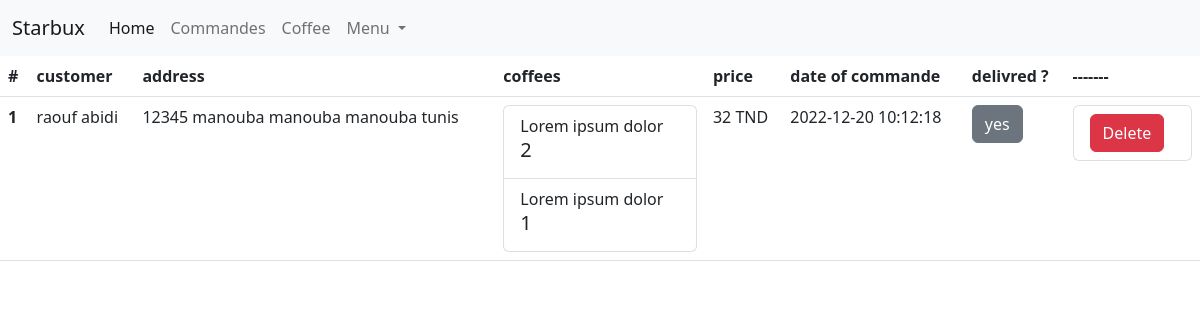
Screenshot of /admin/index.php?role=admin&tache=commandes (signed in) with the database file from the repository.
### tables this page shows
CREATE TABLE `commandes` (
  `id` int(11) NOT NULL,
  `customer_id` int(11) NOT NULL,
  `price` float NOT NULL,
  `delivred` varchar(5) NOT NULL DEFAULT 'non',
  `delivred_by` int(11) DEFAULT NULL,
  `created_at` datetime NOT NULL,
  `delivred_at` datetime DEFAULT NULL
);

CREATE TABLE `users` (
  `id` int(11) NOT NULL,
  `name` varchar(20) NOT NULL,
  `family_name` varchar(20) NOT NULL,
  `email` varchar(50) NOT NULL,
  `password` varchar(500) NOT NULL,
  `city` varchar(20) NOT NULL,
  `adress` varchar(50) NOT NULL,
  `zip_code` varchar(5) NOT NULL,
  `created_at` date NOT NULL
);

CREATE TABLE `coffee_per_commande` (
  `id` int(11) NOT NULL,
  `quantity` int(11) NOT NULL DEFAULT 1,
  `coffee_id` int(11) NOT NULL,
  `commande_id` int(11) NOT NULL
);

CREATE TABLE `coffee` (
  `id` int(11) NOT NULL,
  `name` varchar(50) NOT NULL,
  `libelle` varchar(250) NOT NULL,
  `image_name` varchar(50) NOT NULL,
  `price` float NOT NULL,
  `currency` varchar(5) NOT NULL DEFAULT 'TND'
);

### admin/commandes.php (the view, shortened to what this page needs)
<?php
$request="SELECT * FROM Commandes";
$response=$connex->query($request);
$rows=$response->fetchAll();
$cmp=1;
?>
<table class="table">
  <thead>
    <tr>
      <th scope="col">#</th>
      <th scope="col">customer </th>
      <th scope="col">address </th>
      <th scope="col">coffees</th>
      <th scope="col">price</th>
      <th scope="col">date of commande</th>
      <th scope="col">delivred ?</th>
      <th scope="col">-------</th>
    </tr>
  </thead>
  <tbody>
    <?php foreach($rows AS $row){ ?>
      <?php
      $request="SELECT * FROM Users WHERE id=:id";
      $response=$connex->prepare($request);
      $params=array("id"=>$row['customer_id']);
      $response->execute($params);
      $customer_raw=$response->fetchAll();
      ?>
      <tr>
        <th scope="row"><?php echo $cmp;?></th>
        <td><?php echo $customer_raw[0]['name']." ".$customer_raw[0]['family_name']; ?></td>
        <td>
          <?php echo $customer_raw[0]['zip_code']." ".$customer_raw[0]['city']." ".$customer_raw[0]['adress']; ?>
        </td>
        <?php
        $request="SELECT * FROM Coffee_Per_Commande WHERE commande_id=:id";
        $response=$connex->prepare($request);
        $params=array("id"=>$row['id']);
        $response->execute($params);
        $commande_coffee_raws=$response->fetchAll();
        echo "<td>";
        echo "<ul class='list-group'>";
        foreach($commande_coffee_raws AS $commande_coffee_raw){
            $request="SELECT * FROM Coffee WHERE id=:id";
            $response=$connex->prepare($request);
            $params=array("id"=>$commande_coffee_raw['coffee_id']);
            $response->execute($params);
            $coffee_raws=$response->fetchAll();
        ?>
         <li class='list-group-item'><?php echo $coffee_raws[0]['name']." <h5>".$commande_coffee_raw['quantity']."</h5>"; ?></li>
        <?php
        }
        ?>
          </ul>
        </td>
        <td><?php echo $row['price']." TND"; ?></td>
        <td><?php echo $row['created_at']; ?></td>
        <td>
          <?php
          if($row['delivred']=='non'){
            echo "<a href='?role=admin&tache=commandes&op=deliver&id=".$row['id']."' class='btn btn-primary'>Delivred</a>";
          }else{
            echo "<button type='button' class='btn btn-secondary'>yes</button>";
          }
          ?>
        </td>
        <td>
          <ul class="list-group">
            <li class="list-group-item">
              <?php
               echo "<a href='?role=admin&tache=commandes&op=delete&id=".$row['id']."' class='btn btn-danger'>Delete</a>";
              ?>
            </li>
          </ul>
        </td>
      </tr>
    <?php $cmp++;?>
    <?php } ?>
  </tbody>
</table>

### admin/index.php (shortened to what this page needs)
<!DOCTYPE html>
<html>
<head>
<link href="https://cdn.jsdelivr.net/npm/bootstrap@5.2.3/dist/css/bootstrap.min.css" rel="stylesheet">
</head>
<body>
<?php require "head.php"; ?>
<?php
if(isset($_GET['role']) && $_GET['role']=="admin"){
	if(isset($_GET['tache'])){
		if($_GET['tache']=="commandes"){
			require 'commandes.php';
		}elseif($_GET['tache']=="coffee"){
			require 'coffee.php';
		}elseif($_GET['tache']=="create"){
			require 'create_coffee.php';
		}elseif($_GET['tache']=="update"){
			require 'update_coffee.php';
		}
	}
}
?>
</body>
</html>

### admin/head.php (shortened to what this page needs)
<nav class="navbar navbar-expand-lg bg-light">
  <div class="container-fluid">
    <a class="navbar-brand" href="#">Starbux</a>
    <div class="collapse navbar-collapse" id="navbarNavDropdown">
      <ul class="navbar-nav">
        <li class="nav-item">
          <a class="nav-link active" aria-current="page" href="?role=admin&tache=home">Home</a>
        </li>
        <li class="nav-item">
          <a class="nav-link" href="?role=admin&tache=commandes">Commandes</a>
        </li>
        <li class="nav-item">
          <a class="nav-link" href="?role=admin&tache=coffee">Coffee</a>
        </li>
        <li class="nav-item dropdown">
          <a class="nav-link dropdown-toggle" href="#" role="button" data-bs-toggle="dropdown" aria-expanded="false">
            Menu
          </a>
        </li>
      </ul>
    </div>
  </div>
</nav>

### rows the page displays
commandes: customer.name "raouf", customer.family_name "abidi", customer.zip_code "12345", customer.city "manouba", customer.adress "manouba manouba tunis", price "32", created_at "2022-12-20 10:12:18", delivred "yes"
coffee_per_commande: coffee.name "Lorem ipsum dolor", quantity "2"
coffee_per_commande: coffee.name "Lorem ipsum dolor", quantity "1"
